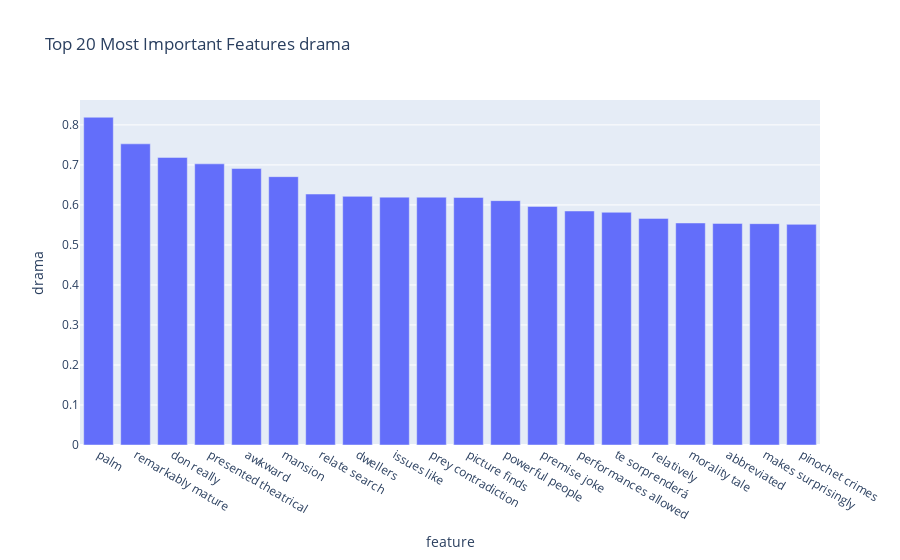

Notebook code cell kept with this figure:
### Code cell
countvec = CountVectorizer(ngram_range = (1,2), max_features = 30000, stop_words='english')

model = SGDClassifier(loss='log', random_state=11, max_iter=1000, tol=1e-3)
#load model from joblib
import joblib
model = joblib.load('sgd_cvec_gs.pkl')

#model = pickle.load('sgd_cvec_gs.pkl')

# now for the train corpus we will classify the top terms for each class
cv_matrix = countvec.fit_transform(all_corpus_data)
preds = model.predict(cv_matrix)

genres = ['drama', 'comedy', 'horror', 'action', 'thriller','romance']

# create a dataframe with features from the count vectorizer and their importance
feature_importance_df = pd.DataFrame({'feature': countvec.get_feature_names_out()})

count = 0
for genre in genres:
    feature_importance_df[genre] = model.best_estimator_.coef_[count]
    count += 1

# for each genre get the top 20 most important features
genres = ['drama', 'comedy', 'horror', 'action']
for genre in genres:
    top20_genre = feature_importance_df.sort_values(by=genre, ascending=False).head(20)
    fig = px.bar(top20_genre, x='feature', y=genre, title=f'Top 20 Most Important Features {genre}')
    fig.show()

### Figure 1 — Plotly figure (JSON) as saved in the notebook; plotly's stock layout.template omitted (floating-point values rounded to 4 significant figures)
{"data": [{"alignmentgroup": "True", "hovertemplate": "feature=%{x}<br>drama=%{y}<extra></extra>", "legendgroup": "", "marker": {"color": "#636efa", "pattern": {"shape": ""}}, "name": "", "offsetgroup": "", "orientation": "v", "showlegend": false, "textposition": "auto", "type": "bar", "x": ["palm", "remarkably mature", "don really", "presented theatrical", "awkward", "mansion", "relate search", "dwellers", "issues like", "prey contradiction", "picture finds", "powerful people", "premise joke", "performances allowed", "te sorprenderá", "relatively", "morality tale", "abbreviated", "makes surprisingly", "pinochet crimes"], "xaxis": "x", "y": [0.8191, 0.7527, 0.7188, 0.7027, 0.6909, 0.6706, 0.6273, 0.6214, 0.6195, 0.6193, 0.6188, 0.6107, 0.5963, 0.5848, 0.5816, 0.5664, 0.5549, 0.5538, 0.5532, 0.5514], "yaxis": "y"}], "layout": {"barmode": "relative", "legend": {"tracegroupgap": 0}, "title": {"text": "Top 20 Most Important Features drama"}, "xaxis": {"anchor": "y", "domain": [0, 1], "title": {"text": "feature"}}, "yaxis": {"anchor": "x", "domain": [0, 1], "title": {"text": "drama"}}}}
